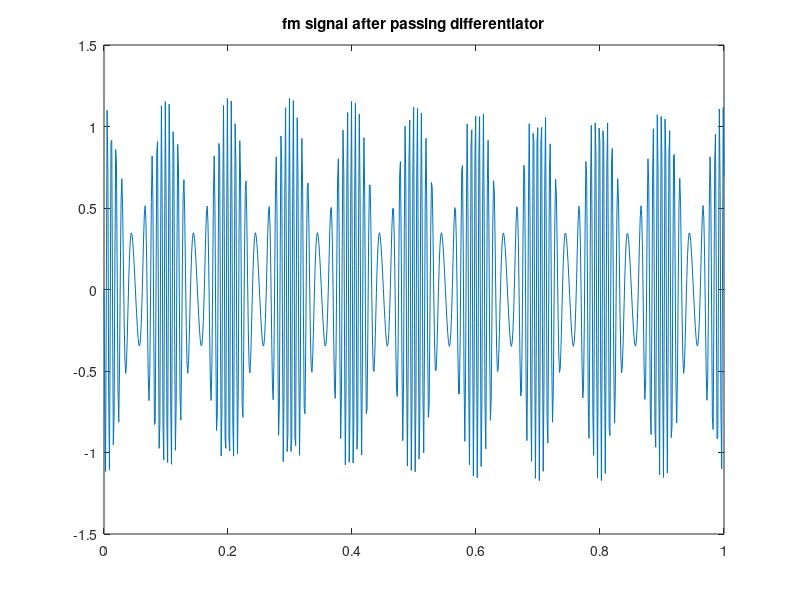
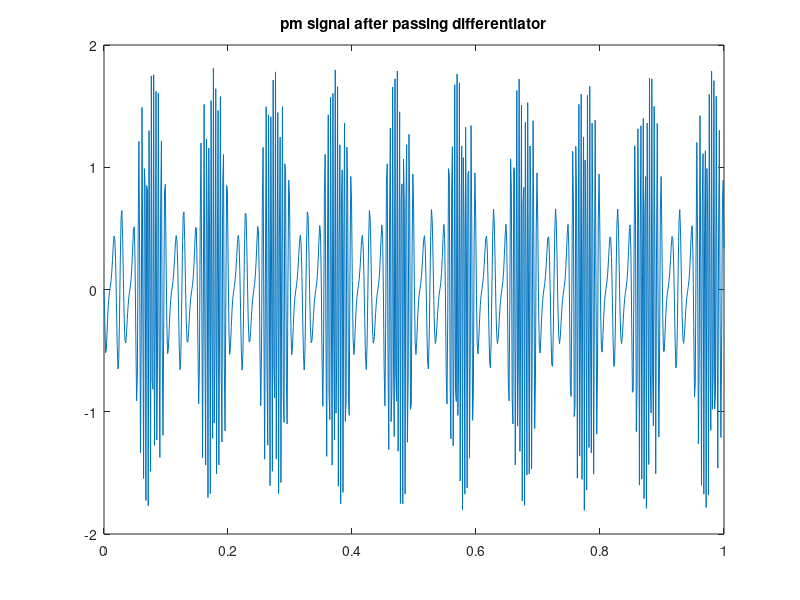
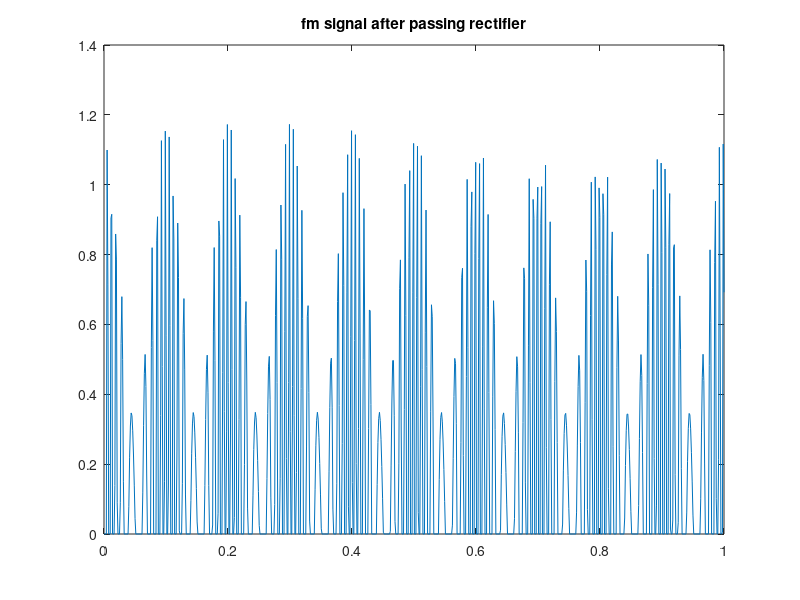
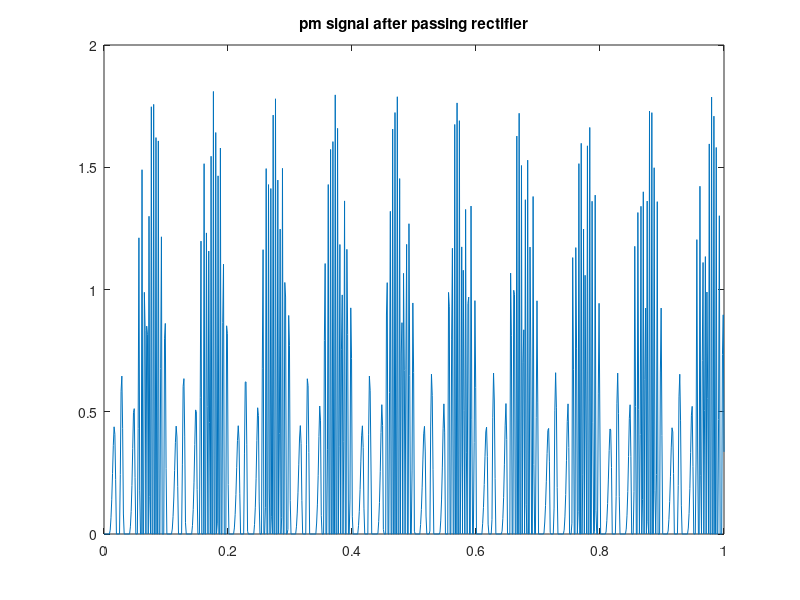

The MATLAB source for these figures, in order:
%% Sol-3

clear
clc

%frequency of message(khz)
fm=10;
%frequency of carrier(khz)
fc=100;
%L=time length
L=1;
%fs=sampling frequency
fs=8*fc;
t=linspace(0,L,L*fs);

%%message
x=cos(2*pi*fm*t);
kf=60;
kp=3*pi*2;
phi=kf/fm*sin(2*pi*fm*t);
%%int=(cumsum(x)-1)/((max(cumsum(x))-min(cumsum(x)))/2);

%%transmitted signal

sfm=cos(2*pi*fc*t + phi);
spm=cos(2*pi*fc*t + kp*x);

dfm=zeros(1,fs*L);
dfm(2:fs*L)=diff(sfm);

dpm=zeros(1,fs*L);
dpm(2:fs*L)=diff(spm);

figure
plot(t,dfm);
title('fm signal after passing differentiator');

figure
plot(t,dpm);
title('pm signal after passing differentiator');

rfm=zeros(1,L*fs);
rfm(dfm>0)=dfm(dfm>0);
figure
plot(t,rfm);
title('fm signal after passing rectifier');

rpm=zeros(1,L*fs);
rpm(dpm>0)=dpm(dpm>0);
figure
plot(t,rpm);
title('pm signal after passing rectifier');

%%numerator from fdatool
load('Num.mat')

%%output from fm signal demodulation
ofm=filter(Num,1,rfm);
%%output from pm signal demodulation
opm=filter(Num,1,rpm);

%normalization
ofm=( ofm-mean(ofm))/max(ofm);
ofm=ofm/max(ofm);
opm=( opm-mean(opm))/max(opm);
opm=opm/max(opm);

figure
plot(t,ofm);
hold on
plot(t,x);
legend('output from fm demodulation','original message');

figure
plot(t,opm);
hold on
plot(t,x);
legend('output from pm demodulation','original message');
